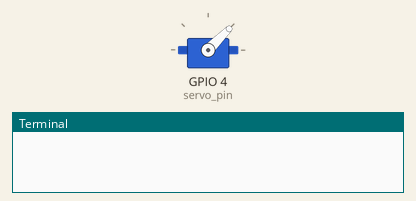
This program was run on a simulated Raspberry Pi (BCM pin numbers). On the bench: servo, the last lines printed to the terminal. Servo angles are drawn from the pulse width (0.5 ms = 0°, 2.5 ms = 180°).

Above: at 0.05 s.
At 4.75 s:
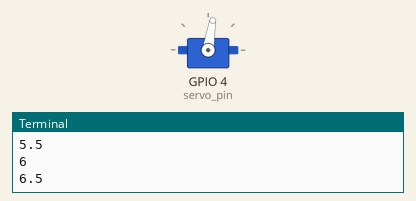
At 9.45 s:
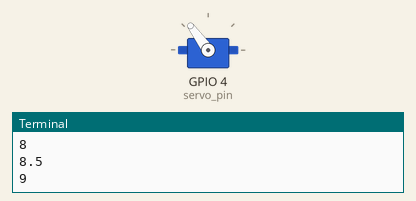
At 18.95 s:
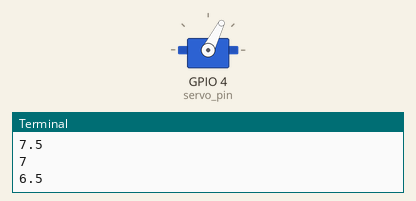
Timing chart, 0 to 27.3 s (numbered marks = the images above):
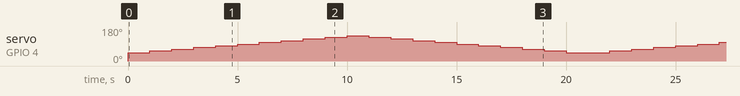

The program:

servoRotation.py
```python
# Import the required libraries
import RPi.GPIO as GPIO
import time

# List of duty cycles to use for servo movement
control = [5, 5.5, 6, 6.5, 7, 7.5, 8, 8.5, 9, 9.5, 10]

# GPIO pin connected to the servo
servo_pin = 4

# Configure GPIO settings
GPIO.setmode(GPIO.BCM)
GPIO.setup(servo_pin, GPIO.OUT)

# Initialize PWM for the servo on pin 4 at 50Hz
pwm = GPIO.PWM(servo_pin, 50)

# Start the PWM with initial duty cycle, setting the servo at 0 degree
pwm.start(2.5)

try:
    # Main control loop
    while True:
        # Move the servo through the specified duty cycles
        for duty_cycle in control:
            pwm.ChangeDutyCycle(duty_cycle)
            time.sleep(1)
            print(duty_cycle)

        # Move the servo back through the specified duty cycles
        for duty_cycle in reversed(control[:-1]):
            pwm.ChangeDutyCycle(duty_cycle)
            time.sleep(1)
            print(duty_cycle)

# Handle keyboard interrupt to clean up GPIO settings
except KeyboardInterrupt:
    GPIO.cleanup()
```
